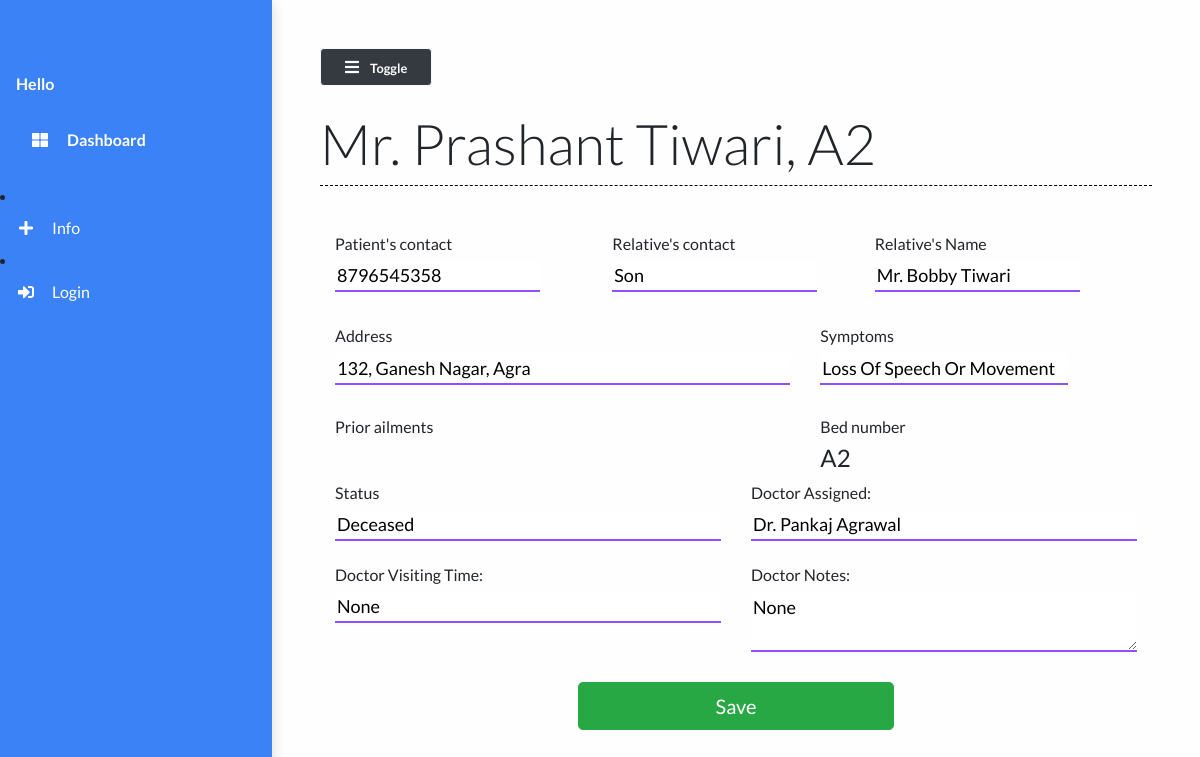
The page /patient/4 on the database its author committed.
### main/models.py (models this page shows, shortened)
class Patient(models.Model):
    name = models.CharField(max_length=50)
    phone_num = models.CharField(max_length=15)
    patient_relative_name = models.CharField(max_length=50, null=True)
    patient_relative_contact = models.CharField(max_length=15, null=True)
    address = models.TextField()
    SYMPTOMS = (
        ('Fever', 'Fever'),
        ('Dry cough', 'Dry cough'),
        ('Tiredness', 'Tiredness'),
        ('Aches and pains', 'Aches and pains'),
        ('Sore throat', 'Sore throat'),
        ('Diarrhoea', 'Diarrhoea'),
        ('Loss of taste or smell', 'Loss of taste or smell'),
        ('Difficulty in breathing or shortness of breath', 'Difficulty in breathing or shortness of breath'),
        ('Chest pain or pressure', 'Chest pain or pressure'),
        ('Loss of speech or movement', 'Loss of speech or movement'),
    )
    symptoms = MultiSelectField(choices=SYMPTOMS, null=True, max_length=1000)
    prior_ailments = models.TextField()
    bed_num = models.ForeignKey("Bed", on_delete=models.CASCADE)
    dob = models.DateField(null=True)
    doctor = models.ForeignKey("Doctor", on_delete=models.CASCADE, null=True)
    doctors_notes = models.TextField(null=True, blank=True)
    doctors_visiting_time = models.CharField(null=True, max_length=50, blank=True)
    status = models.CharField(max_length=50)

class Bed(models.Model):
    bed_number = models.CharField(max_length=50)
    occupied = models.BooleanField()
    def __str__(self):
        return self.bed_number

class Doctor(models.Model):
    name = models.CharField(max_length=100)
    def __str__(self):
        return self.name

### main/views.py (the view, shortened to what this page needs)
# urls.py: path("patient/<str:pk>", views.patient, name="patient"),
def patient(request, pk):
    patient = Patient.objects.get(id=pk)
    context = {
        'patient': patient
    }
    return render(request, 'main/patient.html', context)

### main/templates/main/patient.html (shortened to what this page needs)
{% extends 'main/base.html' %}
{% load static %}
{% block contentTitle %}
    {{patient.name}}, {{patient.bed_num}}
{% endblock contentTitle %}
{% block content %}
		<form class="form" action="" method="post" id="registrationForm">
			<div class="container">
				<div class="patient-form">
					<div class="row">
						<div class="col-md-4 form-field mt-4 mb-0">
						<label for="mobile"><h6>Patient's contact</h6>
						<input type="text" id="name" class="input-text" type="text" name="mobile" placeholder="Mobile No" value="{{patient.phone_num}}">
						</label>
						</div>
						<div class="offset-md-2 col-md-4 form-field mt-4 mb-0">
						<label for="mobile" class="mb-0"><h6>Relative's contact</h6>
						<input type="text" id="mobile2" class="input-text" type="text" name="mobile2" placeholder="Mobile No" value="{{patient.patient_relative_contact}}">
						</label>
						</div>
						<div class="form-field mt-4">
						<label for="relativeName" class="mb-0"><h6>Relative's Name</h6>
						<input
							type="text"
							class="input-text"
							name="relativeName"
							id="realtiveName"
							value="{{patient.patient_relative_name}}"
							/>
						</label>
						</div>
						<div class="col-md-7 form-field mt-0">
						<label for="address" class="mb-0 mt-0"><h6>Address</h6></label>
						<input
							type="address"
							class="input-text"
							id="location"
							placeholder="address"
							name="location"
							title="enter a location"
							value="{{patient.address}}"
						/>
						</div>
						<div class="offset-md-1 col-md-4 form-field mt-0">
							<label for="symptoms" class="mb-0"><h6>Symptoms</h6></label>
							<input
								type="text"
								class="input-text"
								name="symptons"
								id="symptons"
								value="{{patient.symptoms}}"
							/>
						</div>
						<div class="col-md-7">
							<h6>Prior ailments</h6>
						</div>
						<div class="col-md-5">
							<h6>Bed number</h6>
							<label for="bed_num" class="mb-0">
							<h4>{{patient.bed_num}}</h4>
							</label>
						</div>
						<div class="col-md-6">
						 	<label for="status" class="mb-0">
							<h6>Status</h6></label>
							<input
								type="text"
								class="input-text"
								name="status"
								id="status"
								value="{{patient.status}}"
							/>
						</div>
						<div class="col-md-6">
							<label for="doctor" class="mb-0">
							<h6>Doctor Assigned: </h6>
							</label>
							<input
								type="text"
								class="input-text"
								name="doctor"
								id="doctor"
								value="{{patient.doctor}}"
							/>
						</div>
						<div class="col-md-6">
							<label for="doctor_time" class="mb-0 mt-4">
							<h6>Doctor Visiting Time: </h6>
							</label>
							<input
								type="text"
								class="input-text"
								name="doctor_time"
								id="doctor_time"
								value="{{patient.doctors_visiting_time}}"
							/>
						</div>
						<div class="col-md-6">
							<label for="doctor_notes" class="mb-0 mt-4">
							<h6>Doctor Notes: </h6>
							</label>
							<textarea
								class="input-text"
								name="doctor_notes"
								id="doctor_notes"
								{{patient.doctors_notes}}
							>{{patient.doctors_notes}}</textarea>
						</div>
					</div>
				</div>
			</div>
		<div class="form-group">
			<div class="col-md-5 mx-auto">
			<br />
			<button class="btn btn-lg btn-success btn-block mx-auto" type="submit">
				 Save
			</button>
			</div>
	 	</div>
		 </form>
{% endblock content %}

### static/styles/base.css (style rules this page uses)
body { background: #fffefe; min-height: 100vh; overflow-x: hidden; font-family:Lato,'Helvetica Neue',Helvetica,Arial,sans-serif; }
.patient-form .form-field { margin: 32px 0; }
.patient-form .input-text { width: 100%; border-width: 0 0 2px 0; border-color: #6c19fcc2; font-size: 18px; font-weight: 400; transition: border-color 0.2s linear; }

### rows shown on the page
Patient: name "Mr. Prashant Tiwari", bed_num "A2", mobile "8796545358", mobile2 "Son", relativeName "Mr. Bobby Tiwari", location "132, Ganesh Nagar, Agra", symptons "Loss Of Speech Or Movement", status "Deceased", doctor "Dr. Pankaj Agrawal", doctor_time "None", doctor_notes "None"
